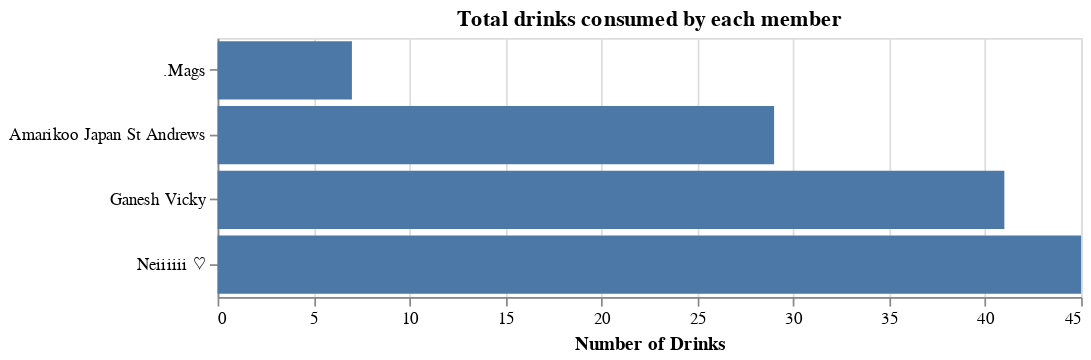

Notebook cell for this chart:
### Code cell
# Count of total coffee consumed by each member
total_drinks = alt.Chart(final_df, title='Total drinks consumed by each member').mark_bar().encode(
    x = alt.X('count()').title('Number of Drinks'),
    y = alt.Y('name').title(None),
    tooltip = 'count()'
).properties(
    width=500,
    height=150
)
total_drinks

### Figure 1 — Vega-Lite specification as saved in the notebook (floating-point values rounded to 4 significant figures)
{"config": {"view": {"continuousWidth": 300, "continuousHeight": 300}}, "data": {"name": "data-6de65c973d82429eb728f1d345cce849"}, "mark": {"type": "bar"}, "encoding": {"tooltip": {"aggregate": "count", "type": "quantitative"}, "x": {"aggregate": "count", "title": "Number of Drinks", "type": "quantitative"}, "y": {"field": "name", "title": null, "type": "nominal"}}, "height": 150, "title": "Total drinks consumed by each member", "width": 500, "$schema": "https://vega.github.io/schema/vega-lite/v5.16.3.json", "datasets": {"data-6de65c973d82429eb728f1d345cce849": [{"date": "2023-10-31T00:00:00", "time": "1:17 pm", "name": "Ganesh Vicky", "message": "Getting a coffee now", "date_time": "2023-10-31T13:17:00"}, {"date": "2023-11-01T00:00:00", "time": "12:45 pm", "name": "Ganesh Vicky", "message": "☕", "date_time": "2023-11-01T12:45:00"}, {"date": "2023-11-01T00:00:00", "time": "3:16 pm", "name": "Neiiiiii ♡", "message": "🧊☕ <This message was edited>", "date_time": "2023-11-01T15:16:00"}, {"date": "2023-11-07T00:00:00", "time": "11:10 am", "name": "Ganesh Vicky", "message": "☕", "date_time": "2023-11-07T11:10:00"}, {"date": "2023-11-07T00:00:00", "time": "11:58 am", "name": "Neiiiiii ♡", "message": "Got a 🍹in the morning", "date_time": "2023-11-07T11:58:00"}, {"date": "2023-11-07T00:00:00", "time": "3:39 pm", "name": "Ganesh Vicky", "message": "☕", "date_time": "2023-11-07T15:39:00"}, {"date": "2023-11-07T00:00:00", "time": "4:30 pm", "name": "Amarikoo Japan St Andrews", "message": "Got a mocha!", "date_time": "2023-11-07T16:30:00"}, {"date": "2023-11-07T00:00:00", "time": "4:30 pm", "name": "Amarikoo Japan St Andrews", "message": "My first club pret ☕️", "date_time": "2023-11-07T16:30:00"}, {"date": "2023-11-07T00:00:00", "time": "7:01 pm", "name": "Neiiiiii ♡", "message": "🍹", "date_time": "2023-11-07T19:01:00"}, {"date": "2023-11-08T00:00:00", "time": "4:06 pm", "name": "Amarikoo Japan St Andrews", "message": "Got a ☕️", "date_time": "2023-11-08T16:06:00"}, {"date": "2023-11-08T00:00:00", "time": "5:24 pm", "name": "Neiiiiii ♡", "message": "Got a 🍹", "date_time": "2023-11-08T17:24:00"}, {"date": "2023-11-10T00:00:00", "time": "3:36 pm", "name": "Ganesh Vicky", "message": "☕", "date_time": "2023-11-10T15:36:00"}, {"date": "2023-11-11T00:00:00", "time": "9:46 am", "name": "Amarikoo Japan St Andrews", "message": "Got an iced mocha", "date_time": "2023-11-11T09:46:00"}, {"date": "2023-11-13T00:00:00", "time": "3:04 pm", "name": "Neiiiiii ♡", "message": "Got a decaf, oat mocha", "date_time": "2023-11-13T15:04:00"}, {"date": "2023-11-14T00:00:00", "time": "1:37 pm", "name": "Ganesh Vicky", "message": "☕", "date_time": "2023-11-14T13:37:00"}, {"date": "2023-11-15T00:00:00", "time": "1:17 pm", "name": "Amarikoo Japan St Andrews", "message": "☕ and 🥖", "date_time": "2023-11-15T13:17:00"}, {"date": "2023-11-15T00:00:00", "time": "2:25 pm", "name": "Ganesh Vicky", "message": "☕", "date_time": "2023-11-15T14:25:00"}, {"date": "2023-11-16T00:00:00", "time": "5:45 pm", "name": "Amarikoo Japan St Andrews", "message": "Merry berry ☕", "date_time": "2023-11-16T17:45:00"}, {"date": "2023-11-17T00:00:00", "time": "9:25 am", "name": "Amarikoo Japan St Andrews", "message": "Salted caramel ☕with cream😋", "date_time": "2023-11-17T09:25:00"}, {"date": "2023-11-17T00:00:00", "time": "1:53 pm", "name": "Ganesh Vicky", "message": "☕", "date_time": "2023-11-17T13:53:00"}, {"date": "2023-11-17T00:00:00", "time": "3:42 pm", "name": "Ganesh Vicky", "message": "☕ xD", "date_time": "2023-11-17T15:42:00"}, {"date": "2023-11-17T00:00:00", "time": "4:44 pm", "name": "Neiiiiii ♡", "message": "Got a warm mocha", "date_time": "2023-11-17T16:44:00"}, {"date": "2023-11-18T00:00:00", "time": "4:41 pm", "name": "Neiiiiii ♡", "message": "Got a mocha", "date_time": "2023-11-18T16:41:00"}, {"date": "2023-11-19T00:00:00", "time": "1:49 pm", "name": "Ganesh Vicky", "message": "☕", "date_time": "2023-11-19T13:49:00"}, {"date": "2023-11-19T00:00:00", "time": "6:21 pm", "name": "Neiiiiii ♡", "message": "☕", "date_time": "2023-11-19T18:21:00"}, {"date": "2023-11-21T00:00:00", "time": "11:29 am", "name": "Ganesh Vicky", "message": "☕", "date_time": "2023-11-21T11:29:00"}, {"date": "2023-11-22T00:00:00", "time": "12:11 pm", "name": "Ganesh Vicky", "message": "☕", "date_time": "2023-11-22T12:11:00"}, {"date": "2023-11-24T00:00:00", "time": "9:01 am", "name": "Ganesh Vicky", "message": "☕", "date_time": "2023-11-24T09:01:00"}, {"date": "2023-11-24T00:00:00", "time": "1:03 pm", "name": "Ganesh Vicky", "message": "☕ iss very cold xD", "date_time": "2023-11-24T13:03:00"}, {"date": "2023-11-24T00:00:00", "time": "2:03 pm", "name": "Amarikoo Japan St Andrews", "message": "Merry berry☕", "date_time": "2023-11-24T14:03:00"}, {"date": "2023-11-24T00:00:00", "time": "4:16 pm", "name": "Ganesh Vicky", "message": "☕🤷🏻♂️", "date_time": "2023-11-24T16:16:00"}, {"date": "2023-11-24T00:00:00", "time": "6:51 pm", "name": "Neiiiiii ♡", "message": "☕", "date_time": "2023-11-24T18:51:00"}, {"date": "2023-11-25T00:00:00", "time": "9:14 am", "name": "Neiiiiii ♡", "message": "☕", "date_time": "2023-11-25T09:14:00"}, {"date": "2023-11-26T00:00:00", "time": "4:24 pm", "name": "Amarikoo Japan St Andrews", "message": "☕", "date_time": "2023-11-26T16:24:00"}, {"date": "2023-11-28T00:00:00", "time": "9:33 am", "name": "Amarikoo Japan St Andrews", "message": "☕", "date_time": "2023-11-28T09:33:00"}, {"date": "2023-11-28T00:00:00", "time": "10:59 am", "name": "Neiiiiii ♡", "message": "☕", "date_time": "2023-11-28T10:59:00"}, {"date": "2023-11-28T00:00:00", "time": "1:11 pm", "name": "Ganesh Vicky", "message": "☕", "date_time": "2023-11-28T13:11:00"}, {"date": "2023-11-29T00:00:00", "time": "12:08 pm", "name": "Neiiiiii ♡", "message": "☕", "date_time": "2023-11-29T12:08:00"}, {"date": "2023-11-29T00:00:00", "time": "1:22 pm", "name": "Ganesh Vicky", "message": "☕", "date_time": "2023-11-29T13:22:00"}, {"date": "2023-11-30T00:00:00", "time": "11:18 am", "name": "Ganesh Vicky", "message": "☕", "date_time": "2023-11-30T11:18:00"}, {"date": "2023-11-30T00:00:00", "time": "5:34 pm", "name": "Neiiiiii ♡", "message": "☕", "date_time": "2023-11-30T17:34:00"}, {"date": "2023-12-02T00:00:00", "time": "7:21 pm", "name": "Neiiiiii ♡", "message": "☕", "date_time": "2023-12-02T19:21:00"}, {"date": "2023-12-03T00:00:00", "time": "5:04 pm", "name": "Neiiiiii ♡", "message": "🧊☕", "date_time": "2023-12-03T17:04:00"}, {"date": "2023-12-04T00:00:00", "time": "3:54 pm", "name": "Neiiiiii ♡", "message": "🧊☕", "date_time": "2023-12-04T15:54:00"}, {"date": "2023-12-04T00:00:00", "time": "5:07 pm", "name": "Amarikoo Japan St Andrews", "message": "☕ more then 30 min ago😂", "date_time": "2023-12-04T17:07:00"}, {"date": "2023-12-06T00:00:00", "time": "8:28 am", "name": "Ganesh Vicky", "message": "☕", "date_time": "2023-12-06T08:28:00"}, {"date": "2023-12-08T00:00:00", "time": "1:44 pm", "name": "Ganesh Vicky", "message": "☕", "date_time": "2023-12-08T13:44:00"}, {"date": "2023-12-09T00:00:00", "time": "5:47 pm", "name": "Neiiiiii ♡", "message": "☕x2 today", "date_time": "2023-12-09T17:47:00"}, {"date": "2023-12-10T00:00:00", "time": "2:27 pm", "name": "Ganesh Vicky", "message": "☕", "date_time": "2023-12-10T14:27:00"}, {"date": "2023-12-10T00:00:00", "time": "3:51 pm", "name": "Amarikoo Japan St Andrews", "message": "☕", "date_time": "2023-12-10T15:51:00"}, {"date": "2023-12-11T00:00:00", "time": "2:56 pm", "name": "Neiiiiii ♡", "message": "☕", "date_time": "2023-12-11T14:56:00"}, {"date": "2023-12-13T00:00:00", "time": "1:15 pm", "name": "Amarikoo Japan St Andrews", "message": "☕", "date_time": "2023-12-13T13:15:00"}, {"date": "2023-12-14T00:00:00", "time": "8:53 am", "name": "Ganesh Vicky", "message": "☕", "date_time": "2023-12-14T08:53:00"}, {"date": "2023-12-14T00:00:00", "time": "12:13 pm", "name": "Amarikoo Japan St Andrews", "message": "☕🧊", "date_time": "2023-12-14T12:13:00"}, {"date": "2023-12-16T00:00:00", "time": "1:33 pm", "name": "Amarikoo Japan St Andrews", "message": "☕🍴", "date_time": "2023-12-16T13:33:00"}, {"date": "2023-12-16T00:00:00", "time": "2:39 pm", "name": "Neiiiiii ♡", "message": "☕🧊", "date_time": "2023-12-16T14:39:00"}, {"date": "2023-12-17T00:00:00", "time": "3:48 pm", "name": "Amarikoo Japan St Andrews", "message": "☕", "date_time": "2023-12-17T15:48:00"}, {"date": "2023-12-19T00:00:00", "time": "10:47 am", "name": "Amarikoo Japan St Andrews", "message": "☕🧊", "date_time": "2023-12-19T10:47:00"}, {"date": "2023-12-19T00:00:00", "time": "12:07 pm", "name": "Amarikoo Japan St Andrews", "message": "☕🥖", "date_time": "2023-12-19T12:07:00"}, {"date": "2023-12-21T00:00:00", "time": "1:52 pm", "name": "Ganesh Vicky", "message": "☕", "date_time": "2023-12-21T13:52:00"}, {"date": "2023-12-22T00:00:00", "time": "1:30 pm", "name": "Neiiiiii ♡", "message": "☕🧊", "date_time": "2023-12-22T13:30:00"}, {"date": "2023-12-22T00:00:00", "time": "3:02 pm", "name": "Ganesh Vicky", "message": "☕", "date_time": "2023-12-22T15:02:00"}, {"date": "2023-12-23T00:00:00", "time": "2:14 pm", "name": "Amarikoo Japan St Andrews", "message": "☕🧊", "date_time": "2023-12-23T14:14:00"}, {"date": "2023-12-28T00:00:00", "time": "3:54 pm", "name": "Ganesh Vicky", "message": "☕", "date_time": "2023-12-28T15:54:00"}, {"date": "2023-12-30T00:00:00", "time": "12:02 pm", "name": "Ganesh Vicky", "message": "☕", "date_time": "2023-12-30T12:02:00"}, {"date": "2023-12-30T00:00:00", "time": "3:00 pm", "name": "Neiiiiii ♡", "message": "🧊☕", "date_time": "2023-12-30T15:00:00"}, {"date": "2023-12-30T00:00:00", "time": "4:29 pm", "name": "Neiiiiii ♡", "message": "☕", "date_time": "2023-12-30T16:29:00"}, {"date": "2024-01-03T00:00:00", "time": "12:00 pm", "name": "Neiiiiii ♡", "message": "☕", "date_time": "2024-01-03T12:00:00"}, {"date": "2024-01-04T00:00:00", "time": "5:33 pm", "name": "Neiiiiii ♡", "message": "☕🧊", "date_time": "2024-01-04T17:33:00"}, {"date": "2024-01-05T00:00:00", "time": "1:27 pm", "name": "Neiiiiii ♡", "message": "☕🧊", "date_time": "2024-01-05T13:27:00"}, {"date": "2024-01-06T00:00:00", "time": "2:46 pm", "name": "Neiiiiii ♡", "message": "☕🧊", "date_time": "2024-01-06T14:46:00"}, {"date": "2024-01-06T00:00:00", "time": "3:49 pm", "name": "Amarikoo Japan St Andrews", "message": "☕", "date_time": "2024-01-06T15:49:00"}, {"date": "2024-01-07T00:00:00", "time": "1:54 pm", "name": "Neiiiiii ♡", "message": "☕🧊", "date_time": "2024-01-07T13:54:00"}, {"date": "2024-01-08T00:00:00", "time": "9:15 am", "name": "Ganesh Vicky", "message": "Got a coffee 10 mins back. Forgot to update", "date_time": "2024-01-08T09:15:00"}, {"date": "2024-01-08T00:00:00", "time": "11:49 am", "name": ".Mags", "message": "☕️", "date_time": "2024-01-08T11:49:00"}, {"date": "2024-01-08T00:00:00", "time": "12:50 pm", "name": "Amarikoo Japan St Andrews", "message": "☕🧊", "date_time": "2024-01-08T12:50:00"}, {"date": "2024-01-08T00:00:00", "time": "1:46 pm", "name": "Ganesh Vicky", "message": "☕", "date_time": "2024-01-08T13:46:00"}, {"date": "2024-01-08T00:00:00", "time": "3:24 pm", "name": "Neiiiiii ♡", "message": "☕🧊", "date_time": "2024-01-08T15:24:00"}, {"date": "2024-01-09T00:00:00", "time": "2:09 pm", "name": "Ganesh Vicky", "message": "☕", "date_time": "2024-01-09T14:09:00"}, {"date": "2024-01-09T00:00:00", "time": "5:05 pm", "name": "Neiiiiii ♡", "message": "☕🧊", "date_time": "2024-01-09T17:05:00"}, {"date": "2024-01-10T00:00:00", "time": "10:04 am", "name": "Ganesh Vicky", "message": "☕", "date_time": "2024-01-10T10:04:00"}, {"date": "2024-01-10T00:00:00", "time": "10:51 am", "name": ".Mags", "message": "☕️", "date_time": "2024-01-10T10:51:00"}, {"date": "2024-01-10T00:00:00", "time": "1:56 pm", "name": "Neiiiiii ♡", "message": "☕🧊", "date_time": "2024-01-10T13:56:00"}, {"date": "2024-01-11T00:00:00", "time": "11:22 am", "name": ".Mags", "message": "☕️", "date_time": "2024-01-11T11:22:00"}, {"date": "2024-01-11T00:00:00", "time": "3:46 pm", "name": "Neiiiiii ♡", "message": "☕🧊 <This message was edited>", "date_time": "2024-01-11T15:46:00"}, {"date": "2024-01-13T00:00:00", "time": "11:30 am", "name": ".Mags", "message": "☕️", "date_time": "2024-01-13T11:30:00"}, {"date": "2024-01-13T00:00:00", "time": "4:25 pm", "name": "Neiiiiii ♡", "message": "Got ☕ 20 mins back", "date_time": "2024-01-13T16:25:00"}, {"date": "2024-01-14T00:00:00", "time": "3:36 pm", "name": "Ganesh Vicky", "message": "☕", "date_time": "2024-01-14T15:36:00"}, {"date": "2024-01-15T00:00:00", "time": "11:19 am", "name": ".Mags", "message": "☕️", "date_time": "2024-01-15T11:19:00"}, {"date": "2024-01-15T00:00:00", "time": "12:47 pm", "name": "Ganesh Vicky", "message": "☕", "date_time": "2024-01-15T12:47:00"}, {"date": "2024-01-15T00:00:00", "time": "3:22 pm", "name": "Neiiiiii ♡", "message": "☕", "date_time": "2024-01-15T15:22:00"}, {"date": "2024-01-16T00:00:00", "time": "11:51 am", "name": "Ganesh Vicky", "message": "☕", "date_time": "2024-01-16T11:51:00"}, {"date": "2024-01-16T00:00:00", "time": "1:53 pm", "name": "Amarikoo Japan St Andrews", "message": "☕", "date_time": "2024-01-16T13:53:00"}, {"date": "2024-01-16T00:00:00", "time": "2:39 pm", "name": "Neiiiiii ♡", "message": "☕", "date_time": "2024-01-16T14:39:00"}, {"date": "2024-01-17T00:00:00", "time": "11:38 am", "name": ".Mags", "message": "☕️", "date_time": "2024-01-17T11:38:00"}, {"date": "2024-01-17T00:00:00", "time": "2:00 pm", "name": "Ganesh Vicky", "message": "☕", "date_time": "2024-01-17T14:00:00"}, {"date": "2024-01-17T00:00:00", "time": "6:01 pm", "name": "Neiiiiii ♡", "message": "🍹", "date_time": "2024-01-17T18:01:00"}, {"date": "2024-01-18T00:00:00", "time": "2:10 pm", "name": "Amarikoo Japan St Andrews", "message": "☕🧊", "date_time": "2024-01-18T14:10:00"}, {"date": "2024-01-18T00:00:00", "time": "3:07 pm", "name": "Neiiiiii ♡", "message": "☕🧊", "date_time": "2024-01-18T15:07:00"}, {"date": "2024-01-19T00:00:00", "time": "2:10 pm", "name": "Neiiiiii ♡", "message": "☕", "date_time": "2024-01-19T14:10:00"}, {"date": "2024-01-20T00:00:00", "time": "1:47 pm", "name": "Neiiiiii ♡", "message": "☕🧊", "date_time": "2024-01-20T13:47:00"}, {"date": "2024-01-21T00:00:00", "time": "4:38 pm", "name": "Amarikoo Japan St Andrews", "message": "☕", "date_time": "2024-01-21T16:38:00"}, {"date": "2024-01-22T00:00:00", "time": "2:42 pm", "name": "Neiiiiii ♡", "message": "☕🧊", "date_time": "2024-01-22T14:42:00"}, {"date": "2024-01-22T00:00:00", "time": "3:51 pm", "name": "Ganesh Vicky", "message": "☕", "date_time": "2024-01-22T15:51:00"}, {"date": "2024-01-23T00:00:00", "time": "10:53 am", "name": "Ganesh Vicky", "message": "☕", "date_time": "2024-01-23T10:53:00"}, {"date": "2024-01-23T00:00:00", "time": "2:46 pm", "name": "Neiiiiii ♡", "message": "☕🧊", "date_time": "2024-01-23T14:46:00"}, {"date": "2024-01-23T00:00:00", "time": "4:00 pm", "name": "Ganesh Vicky", "message": "☕", "date_time": "2024-01-23T16:00:00"}, {"date": "2024-01-24T00:00:00", "time": "10:49 am", "name": "Amarikoo Japan St Andrews", "message": "☕", "date_time": "2024-01-24T10:49:00"}, {"date": "2024-01-24T00:00:00", "time": "2:03 pm", "name": "Neiiiiii ♡", "message": "☕🧊", "date_time": "2024-01-24T14:03:00"}, {"date": "2024-01-24T00:00:00", "time": "2:38 pm", "name": ".Mags", "message": "☕️", "date_time": "2024-01-24T14:38:00"}, {"date": "2024-01-25T00:00:00", "time": "11:56 am", "name": "Neiiiiii ♡", "message": "☕🧊", "date_time": "2024-01-25T11:56:00"}, {"date": "2024-01-26T00:00:00", "time": "4:10 pm", "name": "Amarikoo Japan St Andrews", "message": "☕", "date_time": "2024-01-26T16:10:00"}, {"date": "2024-01-27T00:00:00", "time": "12:40 pm", "name": "Ganesh Vicky", "message": "☕", "date_time": "2024-01-27T12:40:00"}, {"date": "2024-01-29T00:00:00", "time": "3:07 pm", "name": "Ganesh Vicky", "message": "☕", "date_time": "2024-01-29T15:07:00"}, {"date": "2024-01-29T00:00:00", "time": "6:29 pm", "name": "Amarikoo Japan St Andrews", "message": "☕", "date_time": "2024-01-29T18:29:00"}, {"date": "2024-01-30T00:00:00", "time": "10:33 am", "name": "Neiiiiii ♡", "message": "☕🧊", "date_time": "2024-01-30T10:33:00"}, {"date": "2024-01-30T00:00:00", "time": "2:09 pm", "name": "Ganesh Vicky", "message": "☕", "date_time": "2024-01-30T14:09:00"}, {"date": "2024-01-30T00:00:00", "time": "5:23 pm", "name": "Neiiiiii ♡", "message": "🍹", "date_time": "2024-01-30T17:23:00"}, {"date": "2024-01-31T00:00:00", "time": "10:11 am", "name": "Amarikoo Japan St Andrews", "message": "☕🧊", "date_time": "2024-01-31T10:11:00"}, {"date": "2024-01-31T00:00:00", "time": "11:52 am", "name": "Neiiiiii ♡", "message": "☕🧊", "date_time": "2024-01-31T11:52:00"}, {"date": "2024-01-31T00:00:00", "time": "3:04 pm", "name": "Ganesh Vicky", "message": "☕", "date_time": "2024-01-31T15:04:00"}, {"date": "2024-02-01T00:00:00", "time": "11:14 am", "name": "Amarikoo Japan St Andrews", "message": "☕🥄", "date_time": "2024-02-01T11:14:00"}]}}
